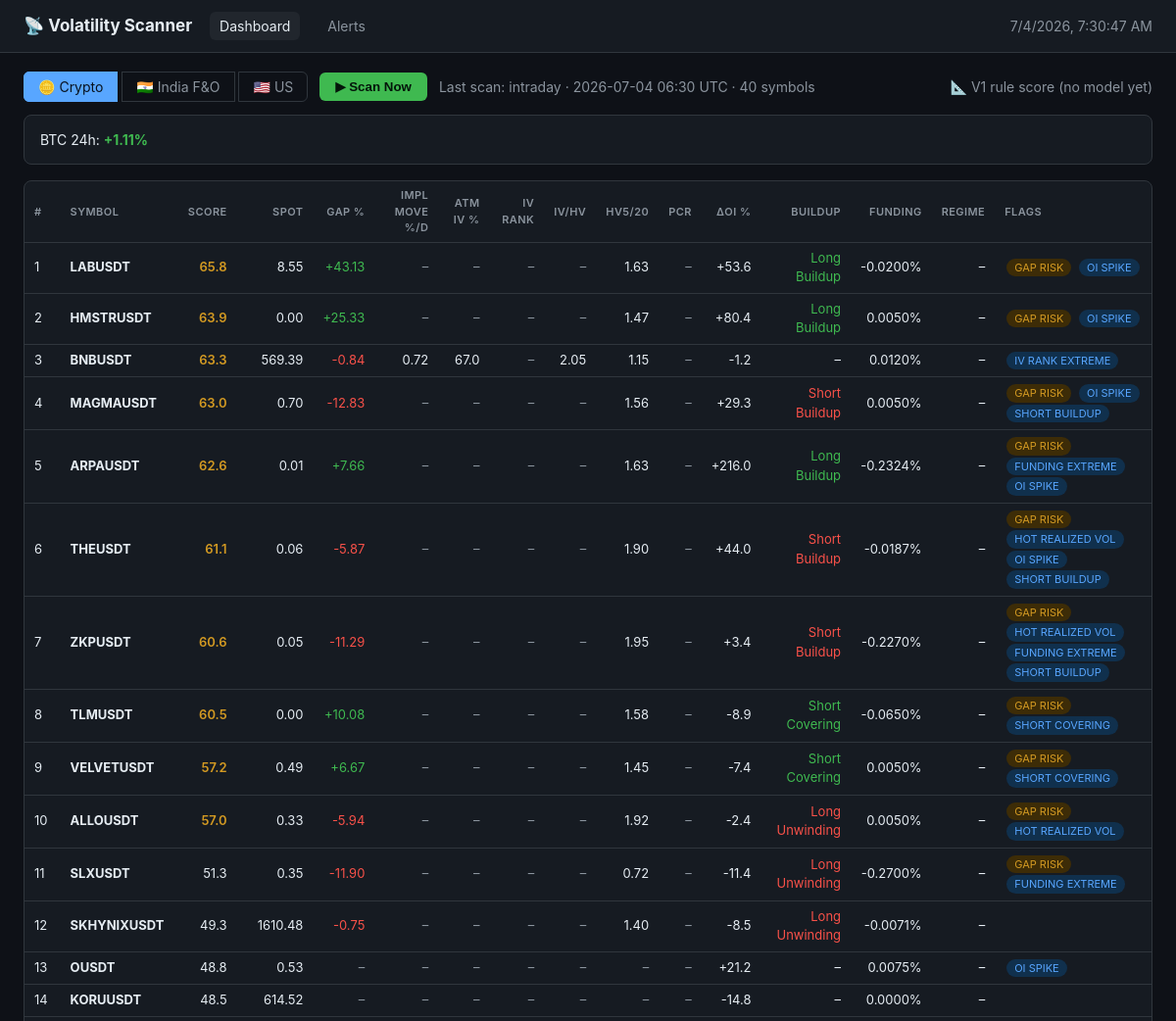
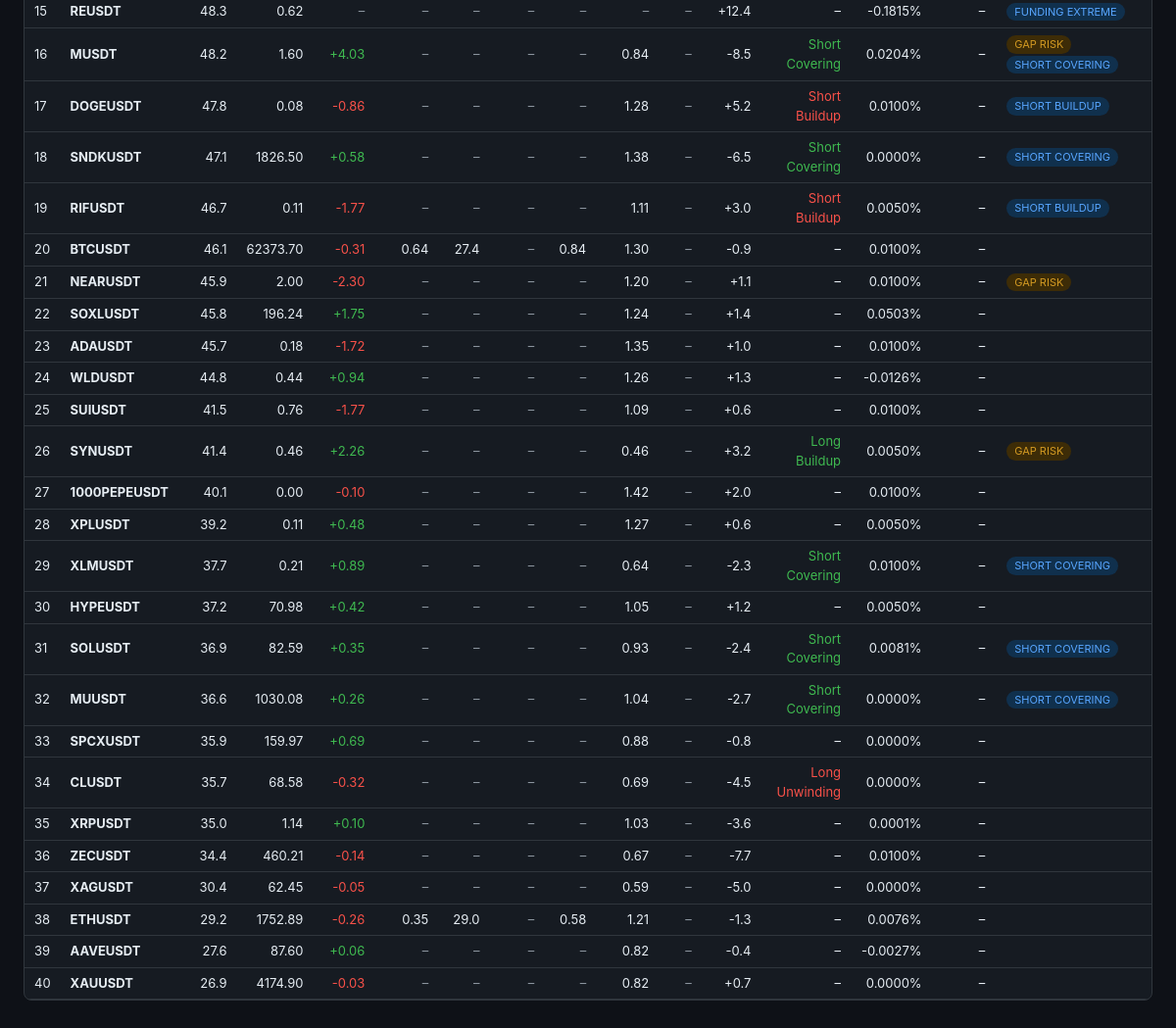
The app's page /?market=CRYPTO with its own data (2 pictures, top to bottom).
### models.py (models this page shows)
class ScanRun(db.Model):
    __tablename__ = "scan_runs"
    id          = db.Column(db.Integer, primary_key=True)
    market_type = db.Column(db.String(10), nullable=False, index=True)
    scan_kind   = db.Column(db.String(20), nullable=False)  # premarket | postopen | intraday | manual
    started_at  = db.Column(db.DateTime, default=utcnow)
    finished_at = db.Column(db.DateTime)
    n_symbols   = db.Column(db.Integer, default=0)
    n_errors    = db.Column(db.Integer, default=0)
    status      = db.Column(db.String(15), default="running")  # running | done | failed
    context_json = db.Column(db.Text)                          # V1.5 market-level context snapshot
    results = db.relationship("ScanResult", backref="run", lazy="dynamic")

class ScanResult(db.Model):
    __tablename__ = "scan_results"
    id           = db.Column(db.Integer, primary_key=True)
    run_id       = db.Column(db.Integer, db.ForeignKey("scan_runs.id"), index=True)
    market_type  = db.Column(db.String(10), nullable=False, index=True)
    symbol       = db.Column(db.String(30), nullable=False, index=True)
    scanned_at   = db.Column(db.DateTime, default=utcnow)
    spot         = db.Column(db.Float)
    prev_close   = db.Column(db.Float)
    gap_pct      = db.Column(db.Float)          # (spot - prev_close)/prev_close * 100
    implied_move = db.Column(db.Float)          # straddle-implied 1-day move %
    atm_iv       = db.Column(db.Float)          # ATM IV %
    iv_hv_ratio  = db.Column(db.Float)          # ATM IV vs 20d realized vol
    hv_short     = db.Column(db.Float)          # 5d realized vol (annualized %)
    hv_long      = db.Column(db.Float)          # 20d realized vol (annualized %)
    hv_ratio     = db.Column(db.Float)          # hv_short / hv_long
    atr_pct      = db.Column(db.Float)          # 14d ATR as % of close
    dist_52w_pct = db.Column(db.Float)          # distance from nearer 52w extreme, %
    pcr          = db.Column(db.Float)          # put-call OI ratio
    oi_total     = db.Column(db.Float)
    oi_change_pct = db.Column(db.Float)         # overnight (India) / 24h (crypto)
    regime       = db.Column(db.String(20))     # Positive/Negative Gamma (or None)
    gamma_flip   = db.Column(db.Float)
    funding_rate = db.Column(db.Float)          # crypto only
    oi_buildup   = db.Column(db.String(20))     # Long/Short Buildup, Short Covering, Long Unwinding
    event_day    = db.Column(db.Boolean, default=False)  # earnings today / imminent
    iv_rank      = db.Column(db.Float)          # 0–100 vs own IV history (min/max)
    iv_percentile = db.Column(db.Float)         # 0–100 % of history days below current IV
    score_v1     = db.Column(db.Float)          # rule-based percentile score
    score_ml     = db.Column(db.Float)          # LightGBM-derived score (null until model exists)
    score_source = db.Column(db.String(10))     # v1 | ml | blend
    features_json = db.Column(db.Text)          # full raw snapshot for model training
    score        = db.Column(db.Float, index=True)  # final composite 0–100 (context-adjusted)
    rank         = db.Column(db.Integer)
    flags        = db.Column(db.String(200))    # comma-separated triggered flags

### app.py (the view)
@app.route("/")
def dashboard():
    market = request.args.get("market", MARKET_INDIA).upper()
    if market not in VALID_MARKETS:
        market = MARKET_INDIA
    run = _latest_run(market)
    results = _run_results(run) if run else []
    return render_template("dashboard.html",
                           market=market, markets=sorted(VALID_MARKETS),
                           run=run, results=results,
                           context=_run_context(run),
                           model=ml_model.model_info(),
                           scanning=scheduler.is_running(market))

### app.py (called while the page is built)
def _latest_run(market_type: str) -> ScanRun | None:
    return (ScanRun.query.filter_by(market_type=market_type, status="done")
            .order_by(ScanRun.id.desc()).first())

def _run_results(run: ScanRun) -> list[dict]:
    rows = (ScanResult.query.filter_by(run_id=run.id)
            .order_by(ScanResult.rank).all())
    out = []
    for r in rows:
        out.append({
            "rank": r.rank, "symbol": r.symbol, "score": r.score,
            "score_v1": r.score_v1, "score_ml": r.score_ml,
            "score_source": r.score_source,
            "spot": r.spot, "gap_pct": r.gap_pct,
            "implied_move": r.implied_move, "atm_iv": r.atm_iv,
            "iv_rank": r.iv_rank, "iv_percentile": r.iv_percentile,
            "iv_hv_ratio": r.iv_hv_ratio, "hv_ratio": r.hv_ratio,
            "pcr": r.pcr, "oi_change_pct": r.oi_change_pct,
            "oi_buildup": r.oi_buildup, "event_day": r.event_day,
            "regime": r.regime, "funding_rate": r.funding_rate,
            "flags": r.flags or "",
        })
    return out

def _run_context(run: ScanRun | None) -> dict:
    if not run or not run.context_json:
        return {}
    try:
        return json.loads(run.context_json)
    except json.JSONDecodeError:
        return {}

### scanner/ml_model.py (called while the page is built, shortened)
def _load_booster():
    global _booster, _booster_mtime
    if lgb is None or not os.path.exists(config.ML_MODEL_PATH):
        return None

def available() -> bool:
    return config.USE_ML_SCORE and _load_booster() is not None

def model_info() -> dict:
    try:
        with open(config.ML_META_PATH) as f:
            meta = json.load(f)
    except Exception:
        meta = {}
    meta["model_file"] = os.path.exists(config.ML_MODEL_PATH)
    meta["lightgbm"] = lgb is not None
    meta["active"] = available()
    return meta

### scheduler.py (called while the page is built)
def is_running(market_type: str) -> bool:
    return _running.get(market_type, False)

### templates/dashboard.html (shortened to what this page needs)
{% extends "base.html" %}
{% block content %}
<div class="bar">
  <div class="tabs">
    {% for m in markets %}
      <a href="/?market={{ m }}" class="{{ 'active' if m == market }}">
        {{ {'INDIA':'🇮🇳 India F&O','CRYPTO':'🪙 Crypto','US':'🇺🇸 US'}[m] }}</a>
    {% endfor %}
  </div>
  <button id="scanBtn" {{ 'disabled' if scanning }}>
    {{ 'Scanning…' if scanning else '▶ Scan Now' }}</button>
  {% if run %}
    <span class="muted">Last scan: {{ run.scan_kind }} ·
      {{ run.finished_at.strftime('%Y-%m-%d %H:%M UTC') if run.finished_at }} ·
      {{ run.n_symbols }} symbols</span>
  {% else %}
    <span class="muted">No scan yet for {{ market }} — hit Scan Now.</span>
  {% endif %}
  <span class="muted">
    {% if model.active %}🤖 ML score live (trained {{ model.trained_at }},
      ρ {{ model.val_spearman }}){% else %}📐 V1 rule score
      {%- if not model.model_file %} (no model yet){% endif %}{% endif %}
  </span>
</div>
{% if context and (context.vix is not none or context.implied_gap_pct is not none) %}
<div class="card" style="display:flex; gap:24px; flex-wrap:wrap;">
  {% if context.implied_gap_pct is not none %}
    <span>{{ context.gap_source }}:
      <strong class="{{ 'neg' if context.implied_gap_pct < 0 else 'pos' }}">
        {{ '%+.2f'|format(context.implied_gap_pct) }}%</strong></span>
  {% endif %}
</div>
{% endif %}
{% if results %}
<div class="card" style="padding:0; overflow-x:auto;">
<table>
  <thead><tr>
    <th>#</th><th>Symbol</th><th>Score</th><th>Spot</th><th>Gap %</th>
    <th>Impl Move %/d</th><th>ATM IV %</th><th>IV Rank</th><th>IV/HV</th>
    <th>HV5/20</th><th>PCR</th><th>ΔOI %</th><th>Buildup</th>
    {% if market == 'CRYPTO' %}<th>Funding</th>{% endif %}
    <th>Regime</th><th style="text-align:left">Flags</th>
  </tr></thead>
  <tbody>
  {% for r in results %}
    {% macro num(v, d=2, sign=False) -%}
      {%- if v is none -%}<span class="muted">–</span>
      {%- else -%}{{ '%+.*f'|format(d, v) if sign else '%.*f'|format(d, v) }}{%- endif -%}
    {%- endmacro %}
    <tr>
      <td>{{ r.rank }}</td>
      <td><strong>{{ r.symbol }}</strong>{% if r.event_day %} 📅{% endif %}</td>
      <td class="{{ 'score-hi' if r.score >= 70 else ('score-md' if r.score >= 55) }}"
          title="v1 {{ r.score_v1 }}{% if r.score_ml is not none %} · ml {{ r.score_ml }}{% endif %} ({{ r.score_source }})">
        {{ num(r.score, 1) }}</td>
      <td>{{ num(r.spot) }}</td>
      <td class="{{ 'neg' if r.gap_pct and r.gap_pct < 0 else ('pos' if r.gap_pct) }}">
        {{ num(r.gap_pct, 2, True) }}</td>
      <td>{{ num(r.implied_move) }}</td>
      <td>{{ num(r.atm_iv, 1) }}</td>
      <td>{{ num(r.iv_rank, 0) }}</td>
      <td>{{ num(r.iv_hv_ratio) }}</td>
      <td>{{ num(r.hv_ratio) }}</td>
      <td>{{ num(r.pcr) }}</td>
      <td>{{ num(r.oi_change_pct, 1, True) }}</td>
      <td class="{{ 'neg' if r.oi_buildup in ('Short Buildup', 'Long Unwinding') else ('pos' if r.oi_buildup) }}">
        {{ r.oi_buildup or '–' }}</td>
      {% if market == 'CRYPTO' %}
        <td>{{ num(r.funding_rate * 100 if r.funding_rate is not none else none, 4) }}%</td>
      {% endif %}
      <td class="{{ 'neg' if r.regime == 'Negative Gamma' }}">
        {{ r.regime or '–' }}</td>
      <td style="text-align:left">
        {% for f in r.flags.split(',') if f %}
          <span class="pill {{ 'crit' if 'GAMMA' in f else ('high' if f in ('GAP_RISK','IMPLIED_MOVE_SPIKE','EVENT_DAY') else 'med') }}">{{ f.replace('_',' ') }}</span>
        {% endfor %}
      </td>
    </tr>
  {% endfor %}
  </tbody>
</table>
</div>
{% endif %}
{% endblock %}

### templates/base.html (shortened to what this page needs)
<!doctype html>
<html lang="en">
<head>
</head>
<body>
<header>
  <h1>📡 Volatility Scanner</h1>
  <a href="/" class="{{ 'active' if request.path == '/' }}">Dashboard</a>
  <a href="/alerts" class="{{ 'active' if request.path == '/alerts' }}">Alerts</a>
  <span class="muted" id="clock"></span>
</header>
<main>{% block content %}{% endblock %}</main>
</body>
</html>

### templates/base.html (style rules this page uses)
:root { --bg: #0e1117; --panel: #161b22; --border: #30363d; --text: #e6edf3; --muted: #8b949e; --accent: #58a6ff; --red: #f85149; --green: #3fb950; --orange: #d29922; --purple: #bc8cff; }
* { box-sizing: border-box; }
body { margin: 0; background: var(--bg); color: var(--text); font: 14px/1.5 -apple-system, "Segoe UI", Roboto, sans-serif; }
header { display: flex; align-items: center; gap: 18px; padding: 12px 24px; background: var(--panel); border-bottom: 1px solid var(--border); }
header h1 { font-size: 17px; margin: 0; }
header a { color: var(--muted); text-decoration: none; padding: 4px 10px; border-radius: 6px; }
header a.active, header a:hover { color: var(--text); background: #21262d; }
main { padding: 20px 24px; max-width: 1280px; margin: 0 auto; }
table { border-collapse: collapse; width: 100%; font-size: 13px; }
th, td { padding: 6px 10px; text-align: right; border-bottom: 1px solid var(--border); }
th { color: var(--muted); font-weight: 600; text-transform: uppercase; font-size: 11px; letter-spacing: .04em; }
th:nth-child(-n+2), td:nth-child(-n+2) { text-align: left; }
.pill { display: inline-block; padding: 1px 8px; border-radius: 10px; font-size: 11px; margin: 1px 2px; }
.pill.high { background: #3d2c07; color: var(--orange); }
.pill.med { background: #10304d; color: var(--accent); }
.neg { color: var(--red); }
.pos { color: var(--green); }
.score-md { color: var(--orange); font-weight: 600; }
.muted { color: var(--muted); }
.bar { display: flex; align-items: center; gap: 12px; margin-bottom: 14px; flex-wrap: wrap; }
.tabs a { padding: 6px 14px; border: 1px solid var(--border); color: var(--muted); text-decoration: none; }
.tabs a:first-child { border-radius: 6px 0 0 6px; }
.tabs a:last-child { border-radius: 0 6px 6px 0; }
.tabs a.active { background: var(--accent); color: #08131f; border-color: var(--accent); }
button { background: var(--green); border: 0; color: #04150a; font-weight: 600; padding: 7px 16px; border-radius: 6px; cursor: pointer; }
.card { background: var(--panel); border: 1px solid var(--border); border-radius: 8px; padding: 14px 16px; margin-bottom: 16px; }

### records on screen
ScanRun: scan_kind "intraday", finished_at "2026-07-04 06:30 UTC", n_symbols "40"
ScanResult: rank "1", symbol "LABUSDT", score "65.8 8.55 +43.13 1.63 +53.6 -0.0200", oi_buildup "Long Buildup", regime "–", replace "GAP RISK" "OI SPIKE"
ScanResult: rank "2", symbol "HMSTRUSDT", score "63.9 0.00 +25.33 1.47 +80.4 0.0050", oi_buildup "Long Buildup", regime "–", replace "GAP RISK" "OI SPIKE"
ScanResult: rank "3", symbol "BNBUSDT", score "63.3 569.39 -0.84 0.72 67.0 2.05 1.15 -1.2 0.0120", oi_buildup "–", regime "–", replace "IV RANK EXTREME"
ScanResult: rank "4", symbol "MAGMAUSDT", score "63.0 0.70 -12.83 1.56 +29.3 0.0050", oi_buildup "Short Buildup", regime "–", replace "GAP RISK" "OI SPIKE" "SHORT BUILDUP"
ScanResult: rank "5", symbol "ARPAUSDT", score "62.6 0.01 +7.66 1.63 +216.0 -0.2324", oi_buildup "Long Buildup", regime "–", replace "GAP RISK" "FUNDING EXTREME" "OI SPIKE"
ScanResult: rank "6", symbol "THEUSDT", score "61.1 0.06 -5.87 1.90 +44.0 -0.0187", oi_buildup "Short Buildup", regime "–", replace "GAP RISK" "HOT REALIZED VOL" "OI SPIKE" "SHORT BUILDUP"
ScanResult: rank "7", symbol "ZKPUSDT", score "60.6 0.05 -11.29 1.95 +3.4 -0.2270", oi_buildup "Short Buildup", regime "–", replace "GAP RISK" "HOT REALIZED VOL" "FUNDING EXTREME" "SHORT BUILDUP"
ScanResult: rank "8", symbol "TLMUSDT", score "60.5 0.00 +10.08 1.58 -8.9 -0.0650", oi_buildup "Short Covering", regime "–", replace "GAP RISK" "SHORT COVERING"
ScanResult: rank "9", symbol "VELVETUSDT", score "57.2 0.49 +6.67 1.45 -7.4 0.0050", oi_buildup "Short Covering", regime "–", replace "GAP RISK" "SHORT COVERING"
ScanResult: rank "10", symbol "ALLOUSDT", score "57.0 0.33 -5.94 1.92 -2.4 0.0050", oi_buildup "Long Unwinding", regime "–", replace "GAP RISK" "HOT REALIZED VOL"
ScanResult: rank "11", symbol "SLXUSDT", score "51.3 0.35 -11.90 0.72 -11.4 -0.2700", oi_buildup "Long Unwinding", regime "–", replace "GAP RISK" "FUNDING EXTREME"
ScanResult: rank "12", symbol "SKHYNIXUSDT", score "49.3 1610.48 -0.75 1.40 -8.5 -0.0071", oi_buildup "Long Unwinding", regime "–"
ScanResult: rank "13", symbol "OUSDT", score "48.8 0.53 +21.2 0.0075", oi_buildup "–", regime "–", replace "OI SPIKE"
ScanResult: rank "14", symbol "KORUUSDT", score "48.5 614.52 -14.8 0.0000", oi_buildup "–", regime "–"
ScanResult: rank "15", symbol "REUSDT", score "48.3 0.62 +12.4 -0.1815", oi_buildup "–", regime "–", replace "FUNDING EXTREME"
ScanResult: rank "16", symbol "MUSDT", score "48.2 1.60 +4.03 0.84 -8.5 0.0204", oi_buildup "Short Covering", regime "–", replace "GAP RISK" "SHORT COVERING"
ScanResult: rank "17", symbol "DOGEUSDT", score "47.8 0.08 -0.86 1.28 +5.2 0.0100", oi_buildup "Short Buildup", regime "–", replace "SHORT BUILDUP"
ScanResult: rank "18", symbol "SNDKUSDT", score "47.1 1826.50 +0.58 1.38 -6.5 0.0000", oi_buildup "Short Covering", regime "–", replace "SHORT COVERING"
ScanResult: rank "19", symbol "RIFUSDT", score "46.7 0.11 -1.77 1.11 +3.0 0.0050", oi_buildup "Short Buildup", regime "–", replace "SHORT BUILDUP"
ScanResult: rank "20", symbol "BTCUSDT", score "46.1 62373.70 -0.31 0.64 27.4 0.84 1.30 -0.9 0.0100", oi_buildup "–", regime "–"
ScanResult: rank "21", symbol "NEARUSDT", score "45.9 2.00 -2.30 1.20 +1.1 0.0100", oi_buildup "–", regime "–", replace "GAP RISK"
ScanResult: rank "22", symbol "SOXLUSDT", score "45.8 196.24 +1.75 1.24 +1.4 0.0503", oi_buildup "–", regime "–"
ScanResult: rank "23", symbol "ADAUSDT", score "45.7 0.18 -1.72 1.35 +1.0 0.0100", oi_buildup "–", regime "–"
ScanResult: rank "24", symbol "WLDUSDT", score "44.8 0.44 +0.94 1.26 +1.3 -0.0126", oi_buildup "–", regime "–"
ScanResult: rank "25", symbol "SUIUSDT", score "41.5 0.76 -1.77 1.09 +0.6 0.0100", oi_buildup "–", regime "–"
ScanResult: rank "26", symbol "SYNUSDT", score "41.4 0.46 +2.26 0.46 +3.2 0.0050", oi_buildup "Long Buildup", regime "–", replace "GAP RISK"
ScanResult: rank "27", symbol "1000PEPEUSDT", score "40.1 0.00 -0.10 1.42 +2.0 0.0100", oi_buildup "–", regime "–"
ScanResult: rank "28", symbol "XPLUSDT", score "39.2 0.11 +0.48 1.27 +0.6 0.0050", oi_buildup "–", regime "–"
ScanResult: rank "29", symbol "XLMUSDT", score "37.7 0.21 +0.89 0.64 -2.3 0.0100", oi_buildup "Short Covering", regime "–", replace "SHORT COVERING"
ScanResult: rank "30", symbol "HYPEUSDT", score "37.2 70.98 +0.42 1.05 +1.2 0.0050", oi_buildup "–", regime "–"
ScanResult: rank "31", symbol "SOLUSDT", score "36.9 82.59 +0.35 0.93 -2.4 0.0081", oi_buildup "Short Covering", regime "–", replace "SHORT COVERING"
ScanResult: rank "32", symbol "MUUSDT", score "36.6 1030.08 +0.26 1.04 -2.7 0.0000", oi_buildup "Short Covering", regime "–", replace "SHORT COVERING"
ScanResult: rank "33", symbol "SPCXUSDT", score "35.9 159.97 +0.69 0.88 -0.8 0.0000", oi_buildup "–", regime "–"
ScanResult: rank "34", symbol "CLUSDT", score "35.7 68.58 -0.32 0.69 -4.5 0.0000", oi_buildup "Long Unwinding", regime "–"
ScanResult: rank "35", symbol "XRPUSDT", score "35.0 1.14 +0.10 1.03 -3.6 0.0001", oi_buildup "–", regime "–"
ScanResult: rank "36", symbol "ZECUSDT", score "34.4 460.21 -0.14 0.67 -7.7 0.0100", oi_buildup "–", regime "–"
ScanResult: rank "37", symbol "XAGUSDT", score "30.4 62.45 -0.05 0.59 -5.0 0.0000", oi_buildup "–", regime "–"
ScanResult: rank "38", symbol "ETHUSDT", score "29.2 1752.89 -0.26 0.35 29.0 0.58 1.21 -1.3 0.0076", oi_buildup "–", regime "–"
ScanResult: rank "39", symbol "AAVEUSDT", score "27.6 87.60 +0.06 0.82 -0.4 -0.0027", oi_buildup "–", regime "–"
ScanResult: rank "40", symbol "XAUUSDT", score "26.9 4174.90 -0.03 0.82 +0.7 0.0000", oi_buildup "–", regime "–"

### other values on screen
{{ {'INDIA':'🇮🇳 India F&O','CRYPTO':'🪙 Crypto','US':'🇺🇸 US'}[m] }} "🪙 Crypto" "🇮🇳 India F&O" "🇺🇸 US"
{{ 'Scanning…' if scanning else '▶ Scan Now' }} "▶ Scan Now"
{{ context.gap_source }} "BTC 24h"
{{ '%+.2f'|format(context.implied_gap_pct) }} "+1.11"
